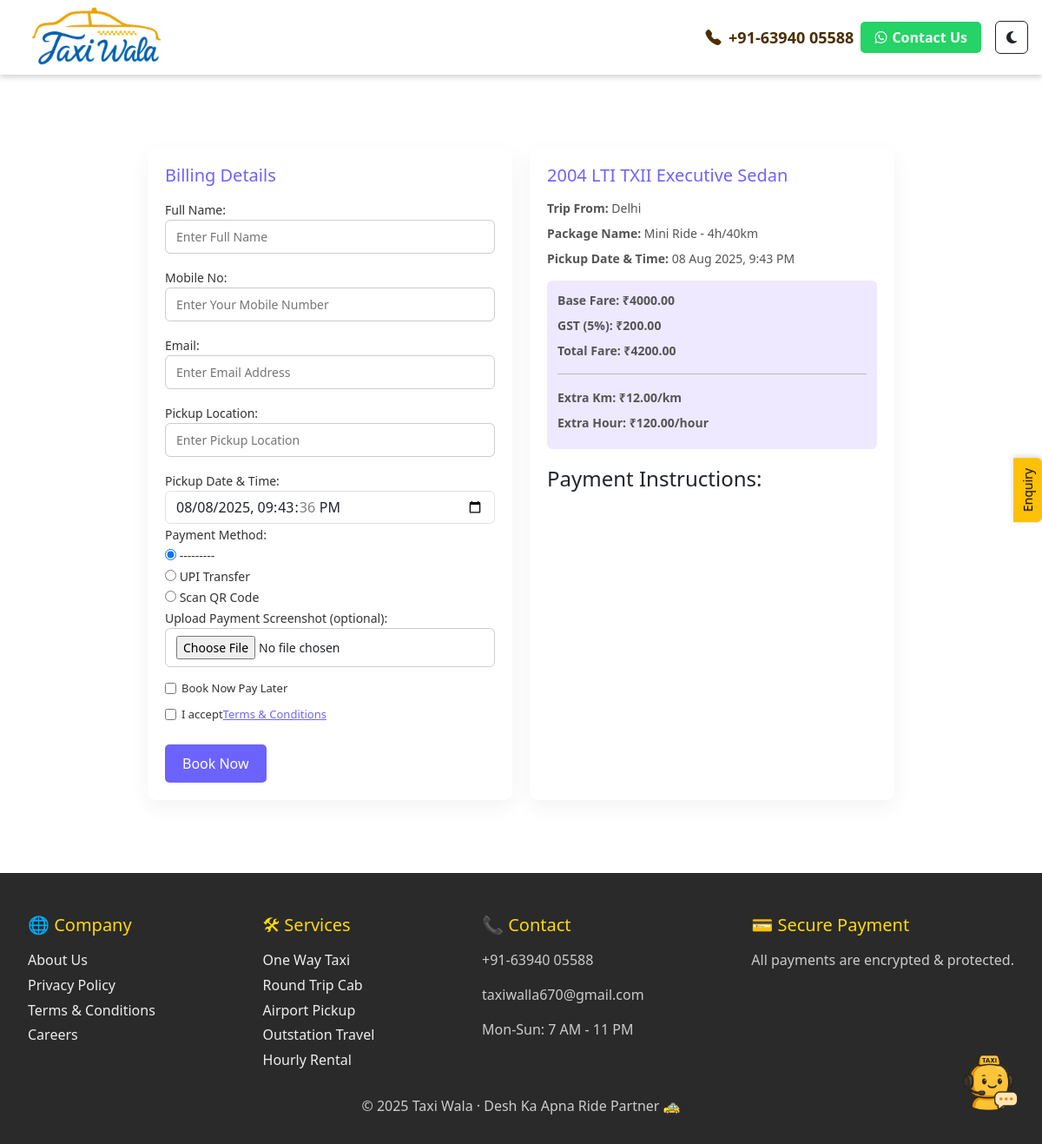
The page /3/book/ on the database its author committed.
### main/models.py (models this page shows, shortened)
class BookingDetail(models.Model):
    PACKAGE_CHOICES = [
    ('Mini Ride - 4h/40km', 'Mini Ride - 4h/40km'),
    ('Half Day - 8h/80km', 'Half Day - 8h/80km'),
    ('Full Day - 12h/120km', 'Full Day - 12h/120km'),
    ('Custom', 'Custom'),
    ]
    full_name = models.CharField(max_length=100)
    mobile = models.CharField(max_length=15)
    taxi = models.ForeignKey(Taxi, on_delete=models.CASCADE, null=True, blank=True)
    taxi_name = models.CharField(max_length=100)
    trip_location = models.CharField(max_length=255)
    package_name = models.CharField(max_length=20, choices=PACKAGE_CHOICES)
    pickup_datetime = models.DateTimeField(default=timezone.now)
    base_fare = models.DecimalField(max_digits=10, decimal_places=2, default=Decimal('0.00'))
    gst = models.DecimalField(max_digits=10, decimal_places=2, default=Decimal('0.00'), editable=False)
    total_fare = models.DecimalField(max_digits=10, decimal_places=2, default=Decimal('0.00'), editable=False)
    extra_km_rate = models.DecimalField(max_digits=5, decimal_places=2, default=Decimal('12.00'))
    extra_hour_rate = models.DecimalField(max_digits=6, decimal_places=2, default=Decimal('120.00'))
    PAYMENT_CHOICES = [
        ('UPI', 'UPI Transfer'),
        ('QR', 'Scan QR Code'),
    ]
    payment_method = models.CharField(max_length=20, choices=PAYMENT_CHOICES, default='UPI')
    booking_id = models.UUIDField(default=uuid.uuid4, editable=False, unique=True)
    rating = models.PositiveSmallIntegerField(null=True, blank=True)

### main/views.py (the view)
# urls.py: path('<int:booking_id>/book/', booking_detail_view, name='booking-detail'),
def booking_detail_view(request, booking_id):
    booking = get_object_or_404(BookingDetail, id=booking_id)
    if request.method == 'POST':
        form = BookingRequestForm(request.POST)
        if form.is_valid():
            booking_request = form.save(commit=False)
            booking_request.booking = booking
            booking_request.save()
            return redirect('booking_confirmation', booking_id=booking_request.id)
    else:
        form = BookingRequestForm()
    return render(request, 'views/booking_detail.html', {'booking': booking, 'form': form})

### main/forms.py
class BookingRequestForm(forms.ModelForm):
    accepted_terms = forms.BooleanField(required=True, label="I accept the Terms & Conditions")
    class Meta:
        model = BookingRequest
        fields = [
            'full_name', 'mobile', 'email', 'pickup_location',
            'pickup_datetime', 'payment_method', 'payment_screenshot',
            'pay_later', 'accepted_terms'
        ]
        widgets = {
            'full_name': forms.TextInput(attrs={'placeholder': 'Enter Full Name'}),
            'mobile': forms.TextInput(attrs={'placeholder': 'Enter Your Mobile Number'}),
            'email': forms.EmailInput(attrs={'placeholder': 'Enter Email Address'}),
            'pickup_location': forms.TextInput(attrs={'placeholder': 'Enter Pickup Location'}),
            'pickup_datetime': forms.DateTimeInput(attrs={
                'type': 'datetime-local',
                'class': 'form-control',
                'placeholder': 'Select Pickup Date and Time'
            }),
            'payment_method': forms.RadioSelect(),
        }

### main/templates/views/booking_detail.html (shortened to what this page needs)
{% extends 'base/base.html' %}
{% load static %}
{% block content %}
<div class="booking-container">
  <div class="booking-box">
    <h2>Billing Details</h2>
    <form method="POST" enctype="multipart/form-data">
      <label>Full Name:</label>
      {{ form.full_name }}
      <label>Mobile No:</label>
      {{ form.mobile }}
      <label>Email:</label>
      {{ form.email }}
      <label>Pickup Location:</label>
      {{ form.pickup_location }}
      <label>Pickup Date & Time:</label>
      {{ form.pickup_datetime }}
      <label>Payment Method:</label>
      {{ form.payment_method }}
      <label>Upload Payment Screenshot (optional):</label>
      {{ form.payment_screenshot }}
      <label class="checkbox-label">
        {{ form.pay_later }} Book Now Pay Later
      </label>
      <label class="checkbox-label">
        {{ form.accepted_terms }} I accept
        <span class="terms-link" onclick="showTerms()">Terms & Conditions</span>
      </label>
      <button type="submit" class="submit-btn">Book Now</button>
    </form>
  </div>
  <div class="booking-box">
    <h2>{{ booking.taxi_name }}</h2>
    <p><strong>Trip From:</strong> {{ booking.trip_location }}</p>
    <p><strong>Package Name:</strong> {{ booking.package_name }}</p>
    <p><strong>Pickup Date & Time:</strong> {{ form.pickup_datetime.value|date:"d M Y, g:i A" }}</p>
    <div class="fare-box">
      <p><strong>Base Fare:</strong> ₹{{ booking.base_fare }}</p>
      <p><strong>GST (5%):</strong> ₹{{ booking.gst }}</p>
      <p><strong>Total Fare:</strong> ₹{{ booking.total_fare }}</p>
      <hr>
      <p><strong>Extra Km:</strong> ₹{{ booking.extra_km_rate }}/km</p>
      <p><strong>Extra Hour:</strong> ₹{{ booking.extra_hour_rate }}/hour</p>
    </div>
    <div style="margin-top: 20px;">
      <h4>Payment Instructions:</h4>
    </div>
  </div>
</div>
{% endblock %}

### main/static/css/taxiwala.css (style rules this page uses)
body { font-family: 'Segoe UI', sans-serif; }

### main/templates/views/booking_detail.html (style rules this page uses)
.booking-container { max-width: 900px; margin: 40px auto; padding: 20px; display: flex; gap: 20px; flex-wrap: wrap; }
.booking-box { flex: 1; background: #ffffff; padding: 20px; border-radius: 10px; box-shadow: 0 8px 25px rgba(0, 0, 0, 0.05); min-width: 300px; }
.booking-box h2 { font-size: 20px; margin-bottom: 15px; color: #6c63ff; }
.booking-box p { font-size: 14px; margin-bottom: 8px; color: #555; }
label { font-size: 14px; color: #333; }
input[type="text"], input[type="email"], input[type="file"], textarea { width: 100%; padding: 8px 12px; font-size: 14px; border: 1px solid #ccc; border-radius: 6px; margin-bottom: 15px; }
.submit-btn { background-color: #6c63ff; color: white; margin-top: 15px; padding: 10px 20px; border: none; border-radius: 5px; cursor: pointer; }
.fare-box { background-color: #eee9ff; padding: 12px; margin-top: 15px; font-weight: bold; border-radius: 6px; }
.checkbox-label { display: flex; align-items: center; font-size: 13px; margin-bottom: 10px; }
.checkbox-label input { margin-right: 6px; }
.terms-link { color: #6c63ff; text-decoration: underline; cursor: pointer; }

### rows shown on the page
BookingDetail: taxi_name "2004 LTI TXII Executive Sedan", trip_location "Delhi", package_name "Mini Ride - 4h/40km", base_fare "4000.00", gst "200.00", total_fare "4200.00", extra_km_rate "12.00", extra_hour_rate "120.00"
